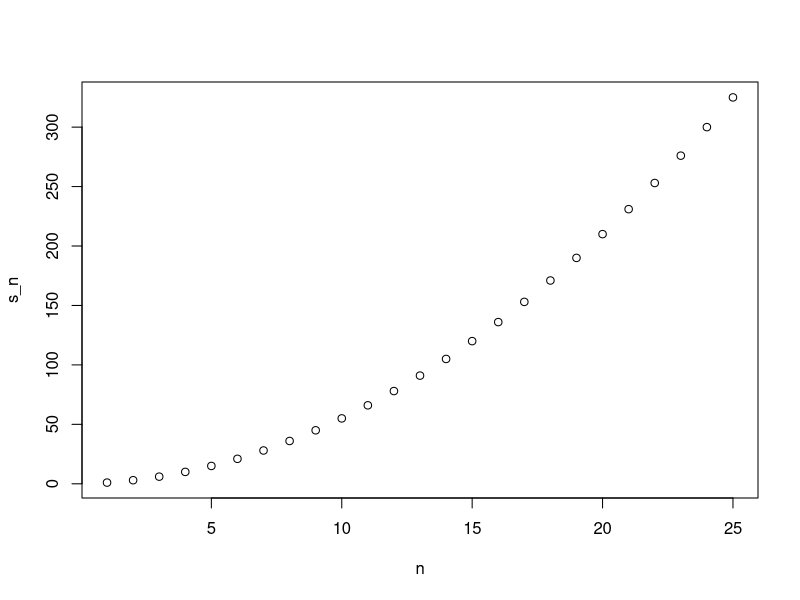
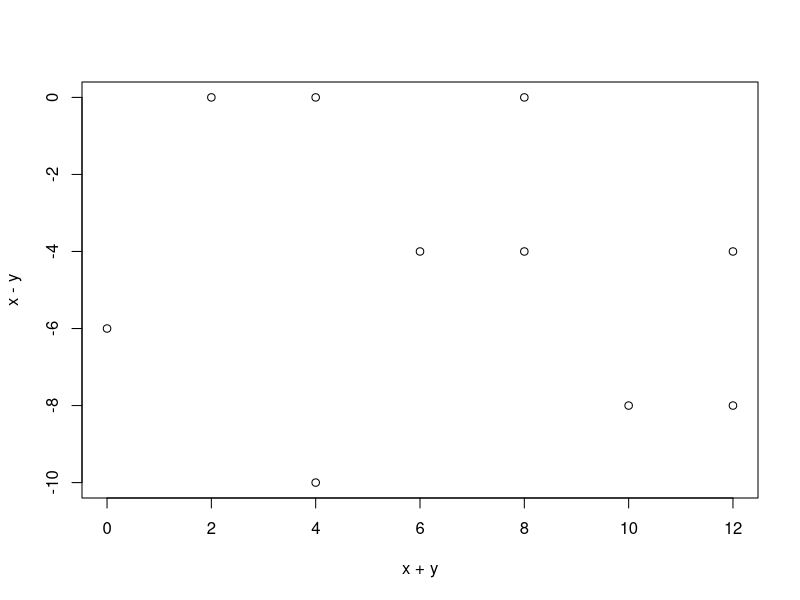
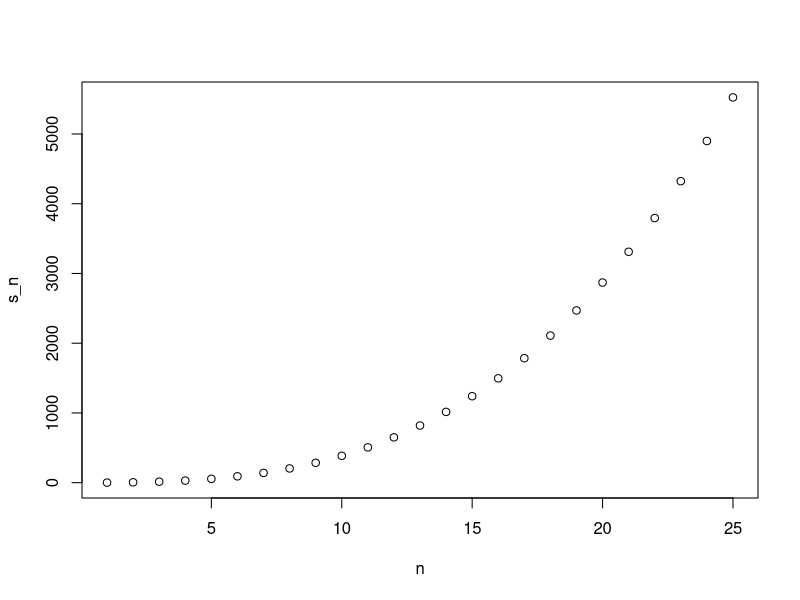

Recreate these plots in R, in order.
## ---- chunk 1
a <- 0

if(a!=0){
  print(1/a)
} else{
  print("No reciprocal for 0")
}
## ---- chunk 2
library(dslabs)
data(murders)
murder_rate <- murders$total / murders$population*100000
murder_rate
## ---- chunk 3
ind <- which.min(murder_rate)

if(murder_rate[ind]<0.5){
  print(murders$state[ind])
} else{
  print("No state has murder rate that low")
}
## ---- chunk 4
if(murder_rate[ind]<0.25){
  print(murders$state[ind])
} else{
  print("No state has a murder rate that low")
}
## ---- chunk 5
a <- 0
ifelse(a>0, 1/a, NA)
## ---- chunk 6
a <- c(0,1,2,-4,5)
result <- ifelse(a>0, 1/a, NA)
result
## ---- chunk 7
library(dslabs)
data(na_example)
no_nas <- ifelse(is.na(na_example), 0, na_example)
sum(is.na(no_nas))
## ---- chunk 8
z <- c(TRUE, TRUE, FALSE)
any(z)
all(z)
## ---- chunk 9
avg <- function(x){
  s <- sum(x)
  n <- length(x)
  s/n
}  
avg
## ---- chunk 10
x <- 1:100
identical(mean(x), avg(x))
## ---- chunk 11
s <- 3
avg(1:10)
s
## ---- chunk 12
#my_function <- function(VARIABLE_NAME){
#  perform operations on VARIABLE_NAME and calculate VALUE
#  VALUE
#}
## ---- chunk 13
avg <- function(x, arithmetic = TRUE){
  n<-length(X)
  ifelse(arithmetic, sum(x)/n, prod(x)^(1/n))
}
avg
## ---- chunk 14
#The following objects are masked from 'package:stats':
  
#  filter, lag

#The following objects are masked from 'package:base':
  
#  intersect, setdiff, setequal, union
## ---- chunk 15
search()
## ---- chunk 16
stats::filter
## ---- chunk 17
dplyr::filter
## ---- chunk 18
compute_s_n <- function(n){
  x <- 1:n
  sum(x)
}
compute_s_n
## ---- chunk 19
for(i in 1:5){
  print(i)
}
## ---- chunk 20
m <- 25
s_n <- vector(length = m) #create an empty vector
for (n in 1:m){
  s_n[n] <- compute_s_n(n)
}
s_n
## ---- chunk 21
n <- 1:m
plot(n,s_n)
## ---- chunk 22
x <- 1:10
sqrt(x)
y <- 1:10
x*y
## ---- chunk 23
n <- 1:25
compute_s_n(n)
## ---- chunk 24
x <- 1:10
sapply(x, sqrt)
## ---- chunk 25
n <- 1:25
s_n <- sapply(n, compute_s_n)
s_n
## ---- chunk 26
x <- c(1,2,-3,4)

if (all(x>0)){
  print("All Positives")
} else {
  print("Not all positives")
}

# answer - "Not all positives"
## ---- chunk 27
# answer - d. all(!x)
## ---- chunk 28
length_char <- nchar(murders$state)
new_names <- ifelse(nchar(murders$state)>8, murders$abb, murders$state)

new_names
## ---- chunk 29
sum_n <- function(n){
  x <- 1:n
  sum(n)
}
m <- 5000
sum_n <- vector(length = m)
for (n in 1:m)
  sum_n[n] <- compute_s_n(n)

max(sum_n)

## ---- chunk 30
altman_plot <- function(x,y){
  plot(x+y,x-y)
}
plot(x+y, x-y)
## ---- chunk 31
x <- 3
my_func <- function(y){
  x <- 5
  y+5
}
x

#answer -> 3
## ---- chunk 32
compute_s_n <- function(n){
  x <- 1:n
  sum(x^2)
}
n=10
compute_s_n(n)

## ---- chunk 33
m <- 25
s_n <- vector(length = m)
for(n in 1:m){
  s_n[n] <- compute_s_n(n)
}
s_n
## ---- chunk 34
n <- 1:25
s_n <- sapply(n, compute_s_n)
s_n
## ---- chunk 35
library('tidyverse')
n <- 1:25
map_dbl(n, compute_s_n)
## ---- chunk 36
m <- 25
s_n <- vector(length = m)
for(n in 1:m){
  s_n[n] <- compute_s_n(n)
}
n <- 1:m
plot(n, s_n)
## ---- chunk 37
compute_S_n <- function(n){
  x <- 1:n
  sum(x^2)
}
n <- 1:25
s_n <- vector("numeric", 25)
for (i in n){
  s_n[i] <- compute_s_n(i)
}
identical(s_n, n*(n+1)*(2*n+1)/6)
